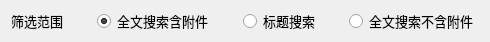
  <widget class="QWidget" name="layoutWidget">
   <property name="geometry">
    <rect>
     <x>10</x>
     <y>400</y>
     <width>481</width>
     <height>22</height>
    </rect>
   </property>
   <layout class="QHBoxLayout" name="horizontalLayout_15">
    <item>
     <widget class="QLabel" name="label_13">
      <property name="minimumSize">
       <size>
        <width>80</width>
        <height>20</height>
       </size>
      </property>
      <property name="maximumSize">
       <size>
        <width>80</width>
        <height>20</height>
       </size>
      </property>
      <property name="font">
       <font>
        <pointsize>10</pointsize>
        <weight>50</weight>
        <bold>false</bold>
        <underline>false</underline>
        <stylestrategy>PreferDefault</stylestrategy>
       </font>
      </property>
      <property name="text">
       <string>筛选范围</string>
      </property>
     </widget>
    </item>
    <item>
     <widget class="QRadioButton" name="rb_fullTextInclludingAttachments">
      <property name="sizePolicy">
       <sizepolicy hsizetype="Expanding" vsizetype="Fixed">
        <horstretch>0</horstretch>
        <verstretch>0</verstretch>
       </sizepolicy>
      </property>
      <property name="minimumSize">
       <size>
        <width>140</width>
        <height>20</height>
       </size>
      </property>
      <property name="maximumSize">
       <size>
        <width>140</width>
        <height>20</height>
       </size>
      </property>
      <property name="font">
       <font>
        <pointsize>10</pointsize>
        <weight>50</weight>
        <bold>false</bold>
        <underline>false</underline>
        <stylestrategy>PreferDefault</stylestrategy>
       </font>
      </property>
      <property name="text">
       <string>全文搜索含附件</string>
      </property>
      <property name="checkable">
       <bool>true</bool>
      </property>
      <property name="checked">
       <bool>true</bool>
      </property>
     </widget>
    </item>
    <item>
     <widget class="QRadioButton" name="rb_titleSearch">
      <property name="sizePolicy">
       <sizepolicy hsizetype="Expanding" vsizetype="Fixed">
        <horstretch>0</horstretch>
        <verstretch>0</verstretch>
       </sizepolicy>
      </property>
      <property name="minimumSize">
       <size>
        <width>100</width>
        <height>20</height>
       </size>
      </property>
      <property name="maximumSize">
       <size>
        <width>100</width>
        <height>20</height>
       </size>
      </property>
      <property name="font">
       <font>
        <pointsize>10</pointsize>
        <weight>50</weight>
        <bold>false</bold>
        <underline>false</underline>
        <stylestrategy>PreferDefault</stylestrategy>
       </font>
      </property>
      <property name="text">
       <string>标题搜索 </string>
      </property>
     </widget>
    </item>
    <item>
     <widget class="QRadioButton" name="rb_fullTextNoAttachment">
      <property name="sizePolicy">
       <sizepolicy hsizetype="Expanding" vsizetype="Fixed">
        <horstretch>0</horstretch>
        <verstretch>0</verstretch>
       </sizepolicy>
      </property>
      <property name="minimumSize">
       <size>
        <width>130</width>
        <height>20</height>
       </size>
      </property>
      <property name="maximumSize">
       <size>
        <width>130</width>
        <height>20</height>
       </size>
      </property>
      <property name="font">
       <font>
        <pointsize>10</pointsize>
        <weight>50</weight>
        <bold>false</bold>
        <underline>false</underline>
        <stylestrategy>PreferDefault</stylestrategy>
       </font>
      </property>
      <property name="text">
       <string>全文搜索不含附件</string>
      </property>
     </widget>
    </item>
   </layout>
  </widget>
